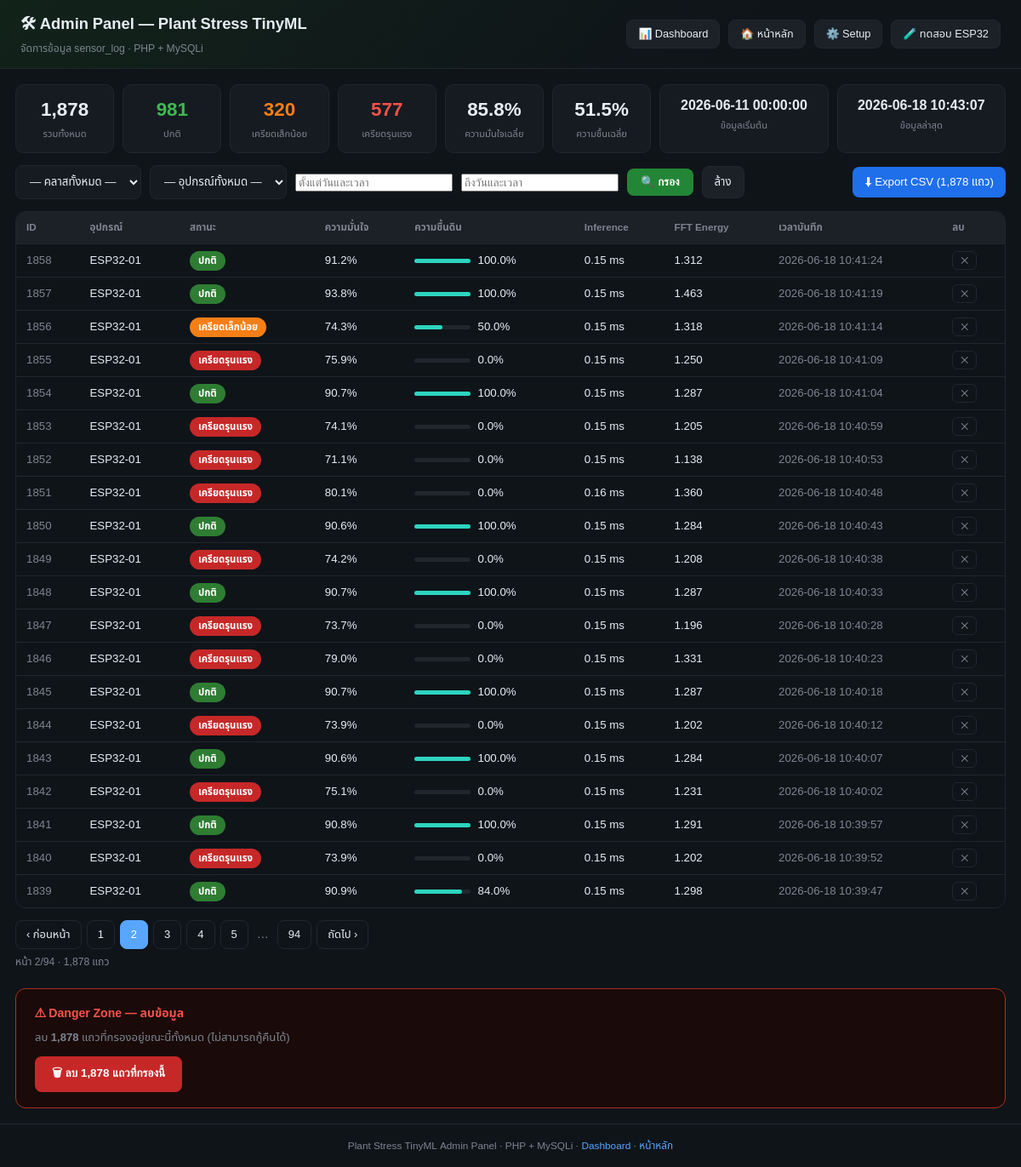
Screenshot of /admin/index.php?page=2& with the database file from the repository.
### tables this page shows
CREATE TABLE `sensor_log` (
  `id` int(11) NOT NULL,
  `device_id` varchar(20) NOT NULL DEFAULT 'ESP32-01',
  `class_id` tinyint(4) NOT NULL COMMENT '0=Normal 1=Mild 2=Severe',
  `class_label` varchar(20) NOT NULL,
  `confidence` float NOT NULL,
  `soil_moisture` float NOT NULL,
  `inference_ms` float NOT NULL,
  `fft_energy` float DEFAULT '0',
  `features_json` text,
  `uptime_ms` bigint(20) DEFAULT '0',
  `created_at` datetime DEFAULT CURRENT_TIMESTAMP
);

### admin/index.php (the view, shortened to what this page needs)
<?php
function buildWhere(string $cls, string $dev, string $df, string $dt): string
{
    $parts = [];
    return $parts ? 'WHERE '.implode(' AND ', $parts) : '';
}
function q(string $v): string { return htmlspecialchars($v, ENT_QUOTES, 'UTF-8'); }
$fClass = $_GET['f_class']     ?? ($_POST['f_class']    ?? '');
$fDev   = $_GET['f_device']    ?? ($_POST['f_device']   ?? '');
$fFrom  = $_GET['f_date_from'] ?? '';
$fTo    = $_GET['f_date_to']   ?? '';
$conn = getConnection();
$where  = buildWhere($fClass, $fDev, $fFrom, $fTo);
$perPg  = 20;
$page   = max(1, (int)($_GET['page'] ?? 1));
$total  = (int)$conn->query("SELECT COUNT(*) c FROM sensor_log $where")->fetch_assoc()['c'];
$pages  = max(1, (int)ceil($total / $perPg));
$page   = min($page, $pages);
$offset = ($page - 1) * $perPg;
$rows = $conn->query(
    "SELECT id,device_id,class_id,class_label,confidence,
            soil_moisture,inference_ms,fft_energy,created_at
     FROM sensor_log $where ORDER BY id DESC LIMIT $perPg OFFSET $offset"
)->fetch_all(MYSQLI_ASSOC);
$stats = $conn->query("
    SELECT COUNT(*) total,
           AVG(confidence)*100 acc,
           AVG(soil_moisture)  soil,
           SUM(class_id=0) n0, SUM(class_id=1) n1, SUM(class_id=2) n2,
           MIN(created_at) dt_min, MAX(created_at) dt_max
    FROM sensor_log $where
")->fetch_assoc();
$qs = http_build_query(array_filter([
    'f_class'     => $fClass,
    'f_device'    => $fDev,
    'f_date_from' => $fFrom,
    'f_date_to'   => $fTo,
], fn($v) => $v !== ''));
$CLS = [
    0 => ['ปกติ',            '#2E7D32'],
    1 => ['เครียดเล็กน้อย', '#F57F17'],
    2 => ['เครียดรุนแรง',   '#C62828'],
];
?>
<!DOCTYPE html>
<html lang="th">
<head>
<link rel="stylesheet" href="style.css">
<link rel="stylesheet" href="https://cdn.jsdelivr.net/npm/flatpickr/dist/flatpickr.min.css">
</head>
<body>
<header class="ah">
  <div class="ah-inner">
    <div>
      <h1>🛠 Admin Panel — Plant Stress TinyML</h1>
      <p class="asub">จัดการข้อมูล sensor_log · PHP + MySQLi</p>
    </div>
    <nav class="anav">
      <a href="../dashboard/index.php">📊 Dashboard</a>
      <a href="../index.php">🏠 หน้าหลัก</a>
      <a href="../install/setup.php">⚙️ Setup</a>
      <a href="../install/test_ingest.php">🧪 ทดสอบ ESP32</a>
    </nav>
  </div>
</header>
<div class="wrap">
<div class="stat-strip">
  <div class="ss-item">
    <span class="ss-n"><?=number_format($stats['total'] ?? 0)?></span>
    <span class="ss-l">รวมทั้งหมด</span>
  </div>
  <div class="ss-item">
    <span class="ss-n" style="color:#3fb950"><?=number_format($stats['n0'] ?? 0)?></span>
    <span class="ss-l">ปกติ</span>
  </div>
  <div class="ss-item">
    <span class="ss-n" style="color:#F57F17"><?=number_format($stats['n1'] ?? 0)?></span>
    <span class="ss-l">เครียดเล็กน้อย</span>
  </div>
  <div class="ss-item">
    <span class="ss-n" style="color:#f85149"><?=number_format($stats['n2'] ?? 0)?></span>
    <span class="ss-l">เครียดรุนแรง</span>
  </div>
  <div class="ss-item">
    <span class="ss-n"><?=$stats['acc'] !== null ? number_format($stats['acc'],1).'%' : '--'?></span>
    <span class="ss-l">ความมั่นใจเฉลี่ย</span>
  </div>
  <div class="ss-item">
    <span class="ss-n"><?=$stats['soil'] !== null ? number_format($stats['soil'],1).'%' : '--'?></span>
    <span class="ss-l">ความชื้นเฉลี่ย</span>
  </div>
  <div class="ss-item" style="flex:2;min-width:180px;">
    <span class="ss-n" style="font-size:1rem"><?=q($stats['dt_min'] ?? '--')?></span>
    <span class="ss-l">ข้อมูลเริ่มต้น</span>
  </div>
  <div class="ss-item" style="flex:2;min-width:180px;">
    <span class="ss-n" style="font-size:1rem"><?=q($stats['dt_max'] ?? '--')?></span>
    <span class="ss-l">ข้อมูลล่าสุด</span>
  </div>
</div>
<form class="filter-bar" method="get" action="index.php">
  <select name="f_class">
    <option value="">— คลาสทั้งหมด —</option>
  </select>
  <select name="f_device">
    <option value="">— อุปกรณ์ทั้งหมด —</option>
  </select>
  <input type="text" class="datetime-picker" name="f_date_from" value="<?=q($fFrom)?>" placeholder="ตั้งแต่วันและเวลา">
  <input type="text" class="datetime-picker" name="f_date_to"   value="<?=q($fTo)?>"   placeholder="ถึงวันและเวลา">
  <button type="submit" class="btn-filter">🔍 กรอง</button>
  <a href="index.php" class="btn-clear">ล้าง</a>
  <a href="?<?=$qs?>&export=1" class="btn-export">⬇ Export CSV (<?=number_format($total)?> แถว)</a>
</form>
<div class="tbl-wrap">
  <table class="data-tbl">
    <thead>
      <tr>
        <th>ID</th>
        <th>อุปกรณ์</th>
        <th>สถานะ</th>
        <th>ความมั่นใจ</th>
        <th>ความชื้นดิน</th>
        <th>Inference</th>
        <th>FFT Energy</th>
        <th>เวลาบันทึก</th>
        <th>ลบ</th>
      </tr>
    </thead>
    <tbody>
    <?php if (empty($rows)): ?>
      <tr><td colspan="9" class="muted-c">ไม่พบข้อมูลที่ตรงกับเงื่อนไข</td></tr>
    <?php else: ?>
      <?php foreach ($rows as $r):
          [$cTh, $cCol] = $CLS[(int)$r['class_id']] ?? ['?', '#555'];
          $soilPct = min(100, max(0, (float)$r['soil_moisture']));
          $soilColor = $soilPct > 40 ? '#2dd4bf' : ($soilPct > 25 ? '#e3b341' : '#f85149');
      ?>
      <tr>
        <td class="id-c"><?=q($r['id'])?></td>
        <td><?=q($r['device_id'])?></td>
        <td><span class="badge" style="background:<?=$cCol?>"><?=$cTh?></span></td>
        <td><?=number_format((float)$r['confidence'] * 100, 1)?>%</td>
        <td>
          <div class="mini-bar-wrap">
            <div class="mini-bar" style="width:<?=$soilPct?>%;background:<?=$soilColor?>"></div>
          </div>
          <?=number_format((float)$r['soil_moisture'], 1)?>%
        </td>
        <td><?=number_format((float)$r['inference_ms'], 2)?> ms</td>
        <td><?=number_format((float)$r['fft_energy'], 3)?></td>
        <td class="dt-c"><?=q($r['created_at'])?></td>
        <td>
          <form method="post" style="margin:0"
                onsubmit="return confirm('ยืนยันลบ record #<?=q($r['id'])?> ?')">
            <button type="submit" class="btn-del">✕</button>
          </form>
        </td>
      </tr>
      <?php endforeach; ?>
    <?php endif; ?>
    </tbody>
  </table>
</div>
<?php if ($pages > 1): ?>
<div class="pagination">
  <?php if ($page > 1): ?>
    <a href="?page=<?=$page-1?>&<?=$qs?>">‹ ก่อนหน้า</a>
  <?php endif; ?>
  <?php
  $start = max(1, $page-3); $end = min($pages, $page+3);
  for ($p = $start; $p <= $end; $p++):
  ?>
    <a href="?page=<?=$p?>&<?=$qs?>" class="<?=$p===$page?'active':''?>"><?=$p?></a>
  <?php endfor;
  if ($end < $pages) echo '<span class="pg-gap">…</span><a href="?page='.$pages.'&'.$qs.'">'.$pages.'</a>';
  ?>
  <?php if ($page < $pages): ?>
    <a href="?page=<?=$page+1?>&<?=$qs?>">ถัดไป ›</a>
  <?php endif; ?>
</div>
<p class="pg-info">หน้า <?=$page?>/<?=$pages?> · <?=number_format($total)?> แถว</p>
<?php endif; ?>
<?php if ($total > 0): ?>
<div class="danger-zone">
  <h4>⚠ Danger Zone — ลบข้อมูล</h4>
  <p style="color:#7d8590;font-size:.82rem;margin:0 0 12px">
    ลบ <b><?=number_format($total)?></b> แถวที่กรองอยู่ขณะนี้ทั้งหมด (ไม่สามารถกู้คืนได้)
  </p>
  <form method="post" onsubmit="return confirm('ยืนยันลบ <?=number_format($total)?> แถว? ไม่สามารถกู้คืนได้!')">
    <button type="submit" class="btn-danger">
      🗑 ลบ <?=number_format($total)?> แถวที่กรองนี้
    </button>
  </form>
</div>
<?php endif; ?>
</div><footer class="a-footer">
  Plant Stress TinyML Admin Panel · PHP + MySQLi ·
  <a href="../dashboard/index.php">Dashboard</a> ·
  <a href="../index.php">หน้าหลัก</a>
</footer>
</body>
</html>

### admin/style.css (style rules this page uses)
:root { --bg:#0f1419; --panel:#161b22; --panel2:#1c2128; --border:#21262d; --text:#e6edf3; --muted:#7d8590; --green:#3fb950; --orange:#F57F17; --red:#f85149; --blue:#58a6ff; --teal:#2dd4bf; }
* { box-sizing:border-box; }
html,body { margin:0; padding:0; }
body { font-family:'Noto Sans Thai',sans-serif; background:var(--bg); color:var(--text); font-size:14px; }
a { color:var(--blue); text-decoration:none; }
.ah { background:linear-gradient(135deg,#12231a,#0f1419 70%); border-bottom:1px solid var(--border); padding:14px 24px; position:sticky; top:0; z-index:100; }
.ah-inner { max-width:1380px; margin:0 auto; display:flex; justify-content:space-between; align-items:center; flex-wrap:wrap; gap:12px; }
.ah h1 { margin:0; font-size:1.15rem; }
.asub { margin:2px 0 0; color:var(--muted); font-size:.76rem; }
.anav { display:flex; gap:10px; flex-wrap:wrap; }
.anav a { color:var(--text); background:var(--panel2); border:1px solid var(--border); padding:6px 13px; border-radius:8px; font-size:.8rem; }
.wrap { max-width:1380px; margin:18px auto; padding:0 18px; }
.stat-strip { display:flex; gap:10px; flex-wrap:wrap; margin-bottom:14px; }
.ss-item { background:var(--panel); border:1px solid var(--border); border-radius:10px; padding:12px 16px; text-align:center; flex:1; min-width:100px; }
.ss-n { display:block; font-size:1.4rem; font-weight:700; }
.ss-l { font-size:.7rem; color:var(--muted); }
.filter-bar { display:flex; gap:10px; flex-wrap:wrap; margin-bottom:14px; align-items:center; }
.filter-bar select, .filter-bar input[type=date] { background:var(--panel); border:1px solid var(--border); color:var(--text); padding:8px 12px; border-radius:8px; font-family:inherit; font-size:.83rem; }
.btn-filter { background:#238636; color:#fff; border:none; padding:8px 16px; border-radius:8px; cursor:pointer; font-size:.83rem; font-weight:600; }
.btn-clear { background:var(--panel2); border:1px solid var(--border); color:var(--text); padding:8px 14px; border-radius:8px; font-size:.83rem; }
.btn-export { background:#1f6feb; color:#fff; padding:8px 14px; border-radius:8px; font-size:.83rem; margin-left:auto; }
.tbl-wrap { overflow-x:auto; border-radius:12px; border:1px solid var(--border); margin-bottom:14px; }
.data-tbl { width:100%; border-collapse:collapse; }
.data-tbl th { padding:10px 12px; background:var(--panel2); color:var(--muted); font-size:.73rem; font-weight:600; border-bottom:1px solid var(--border); text-align:left; white-space:nowrap; }
.data-tbl td { padding:8px 12px; border-bottom:1px solid var(--border); vertical-align:middle; font-size:.83rem; }
.data-tbl tr:last-child td { border-bottom:none; }
.id-c { color:var(--muted); font-size:.78rem; }
.dt-c { color:var(--muted); font-size:.76rem; white-space:nowrap; }
.badge { padding:3px 10px; border-radius:12px; font-size:.71rem; font-weight:700; color:#fff; white-space:nowrap; }
.mini-bar-wrap { background:var(--border); border-radius:3px; height:5px; width:66px; display:inline-block; vertical-align:middle; margin-right:5px; }
.mini-bar { height:100%; border-radius:3px; transition:width .3s; }
.btn-del { background:transparent; border:1px solid var(--border); color:var(--muted); border-radius:6px; padding:3px 9px; cursor:pointer; font-size:.73rem; transition:.15s; }
.pagination { display:flex; gap:6px; flex-wrap:wrap; margin:0 0 6px; }
.pagination a { padding:6px 12px; border:1px solid var(--border); border-radius:8px; color:var(--text); font-size:.81rem; }
.pagination a.active { background:var(--blue); border-color:var(--blue); color:#fff; }
.pg-gap { padding:6px 4px; color:var(--muted); }
.pg-info { color:var(--muted); font-size:.76rem; margin:0 0 16px; }
.danger-zone { margin-top:22px; padding:18px 22px; border:1px solid #a8331f; border-radius:12px; background:#1a0a0a; }
.danger-zone h4 { margin:0 0 8px; color:var(--red); font-size:.88rem; }
.btn-danger { background:#C62828; color:#fff; border:none; padding:10px 20px; border-radius:8px; cursor:pointer; font-size:.84rem; font-weight:700; transition:background .2s; }
.a-footer { text-align:center; color:var(--muted); font-size:.74rem; padding:16px; border-top:1px solid var(--border); margin-top:10px; }

### rows the page displays
sensor_log: id "1858", device "ESP32-01", cTh "ปกติ", (float)$r['confidence']*100 "91.2", soil_moisture "100.0", inference_ms "0.15", fft_energy "1.312", created_at "2026-06-18 10:41:24"
sensor_log: id "1857", device "ESP32-01", cTh "ปกติ", (float)$r['confidence']*100 "93.8", soil_moisture "100.0", inference_ms "0.15", fft_energy "1.463", created_at "2026-06-18 10:41:19"
sensor_log: id "1856", device "ESP32-01", cTh "เครียดเล็กน้อย", (float)$r['confidence']*100 "74.3", soil_moisture "50.0", inference_ms "0.15", fft_energy "1.318", created_at "2026-06-18 10:41:14"
sensor_log: id "1855", device "ESP32-01", cTh "เครียดรุนแรง", (float)$r['confidence']*100 "75.9", soil_moisture "0.0", inference_ms "0.15", fft_energy "1.250", created_at "2026-06-18 10:41:09"
sensor_log: id "1854", device "ESP32-01", cTh "ปกติ", (float)$r['confidence']*100 "90.7", soil_moisture "100.0", inference_ms "0.15", fft_energy "1.287", created_at "2026-06-18 10:41:04"
sensor_log: id "1853", device "ESP32-01", cTh "เครียดรุนแรง", (float)$r['confidence']*100 "74.1", soil_moisture "0.0", inference_ms "0.15", fft_energy "1.205", created_at "2026-06-18 10:40:59"
sensor_log: id "1852", device "ESP32-01", cTh "เครียดรุนแรง", (float)$r['confidence']*100 "71.1", soil_moisture "0.0", inference_ms "0.15", fft_energy "1.138", created_at "2026-06-18 10:40:53"
sensor_log: id "1851", device "ESP32-01", cTh "เครียดรุนแรง", (float)$r['confidence']*100 "80.1", soil_moisture "0.0", inference_ms "0.16", fft_energy "1.360", created_at "2026-06-18 10:40:48"
sensor_log: id "1850", device "ESP32-01", cTh "ปกติ", (float)$r['confidence']*100 "90.6", soil_moisture "100.0", inference_ms "0.15", fft_energy "1.284", created_at "2026-06-18 10:40:43"
sensor_log: id "1849", device "ESP32-01", cTh "เครียดรุนแรง", (float)$r['confidence']*100 "74.2", soil_moisture "0.0", inference_ms "0.15", fft_energy "1.208", created_at "2026-06-18 10:40:38"
sensor_log: id "1848", device "ESP32-01", cTh "ปกติ", (float)$r['confidence']*100 "90.7", soil_moisture "100.0", inference_ms "0.15", fft_energy "1.287", created_at "2026-06-18 10:40:33"
sensor_log: id "1847", device "ESP32-01", cTh "เครียดรุนแรง", (float)$r['confidence']*100 "73.7", soil_moisture "0.0", inference_ms "0.15", fft_energy "1.196", created_at "2026-06-18 10:40:28"
sensor_log: id "1846", device "ESP32-01", cTh "เครียดรุนแรง", (float)$r['confidence']*100 "79.0", soil_moisture "0.0", inference_ms "0.15", fft_energy "1.331", created_at "2026-06-18 10:40:23"
sensor_log: id "1845", device "ESP32-01", cTh "ปกติ", (float)$r['confidence']*100 "90.7", soil_moisture "100.0", inference_ms "0.15", fft_energy "1.287", created_at "2026-06-18 10:40:18"
sensor_log: id "1844", device "ESP32-01", cTh "เครียดรุนแรง", (float)$r['confidence']*100 "73.9", soil_moisture "0.0", inference_ms "0.15", fft_energy "1.202", created_at "2026-06-18 10:40:12"
sensor_log: id "1843", device "ESP32-01", cTh "ปกติ", (float)$r['confidence']*100 "90.6", soil_moisture "100.0", inference_ms "0.15", fft_energy "1.284", created_at "2026-06-18 10:40:07"
sensor_log: id "1842", device "ESP32-01", cTh "เครียดรุนแรง", (float)$r['confidence']*100 "75.1", soil_moisture "0.0", inference_ms "0.15", fft_energy "1.231", created_at "2026-06-18 10:40:02"
sensor_log: id "1841", device "ESP32-01", cTh "ปกติ", (float)$r['confidence']*100 "90.8", soil_moisture "100.0", inference_ms "0.15", fft_energy "1.291", created_at "2026-06-18 10:39:57"
sensor_log: id "1840", device "ESP32-01", cTh "เครียดรุนแรง", (float)$r['confidence']*100 "73.9", soil_moisture "0.0", inference_ms "0.15", fft_energy "1.202", created_at "2026-06-18 10:39:52"
sensor_log: id "1839", device "ESP32-01", cTh "ปกติ", (float)$r['confidence']*100 "90.9", soil_moisture "84.0", inference_ms "0.15", fft_energy "1.298", created_at "2026-06-18 10:39:47"

### other values shown
$stats['total'] "1,878"
$stats['n0'] "981"
$stats['n1'] "320"
$stats['n2'] "577"
$stats['acc'] "85.8"
$stats['soil'] "51.5"
q($stats['dt_min'] ?? '--') "2026-06-11 00:00:00"
q($stats['dt_max'] ?? '--') "2026-06-18 10:43:07"
$total "1,878"
$pages "94"
$page "2"
